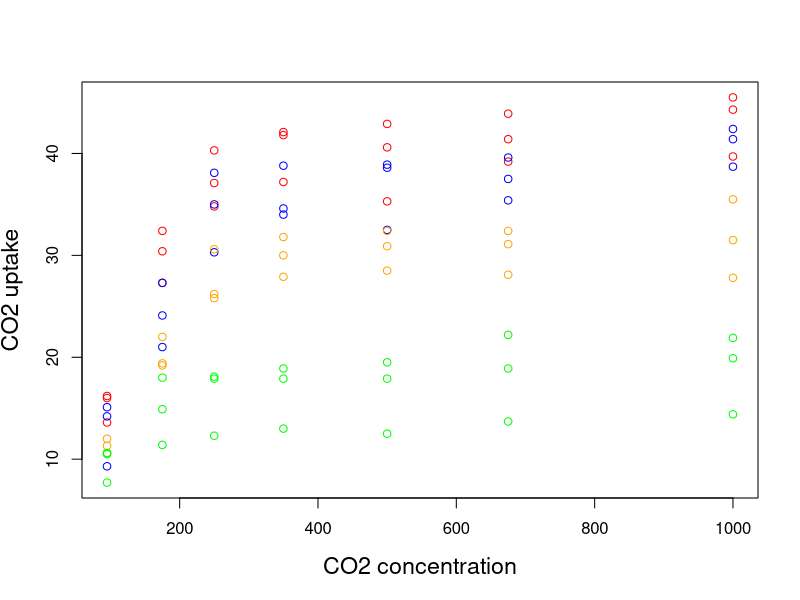
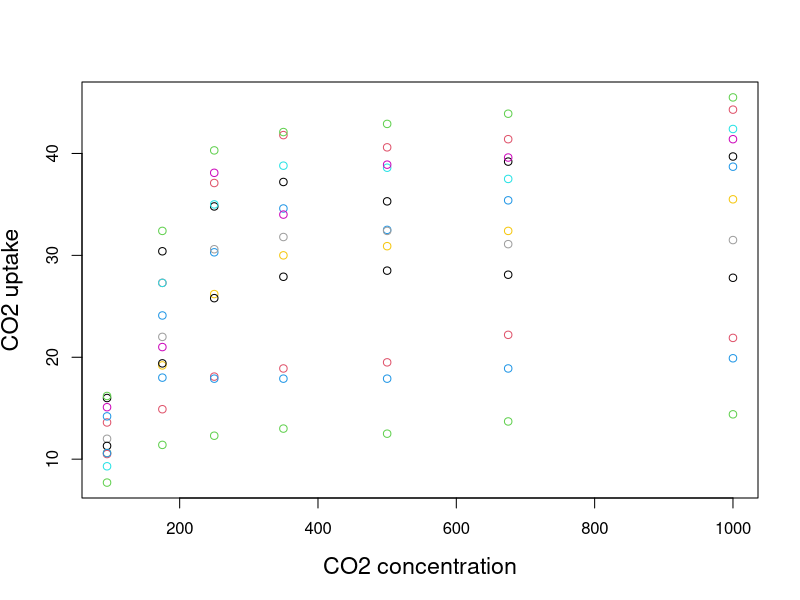
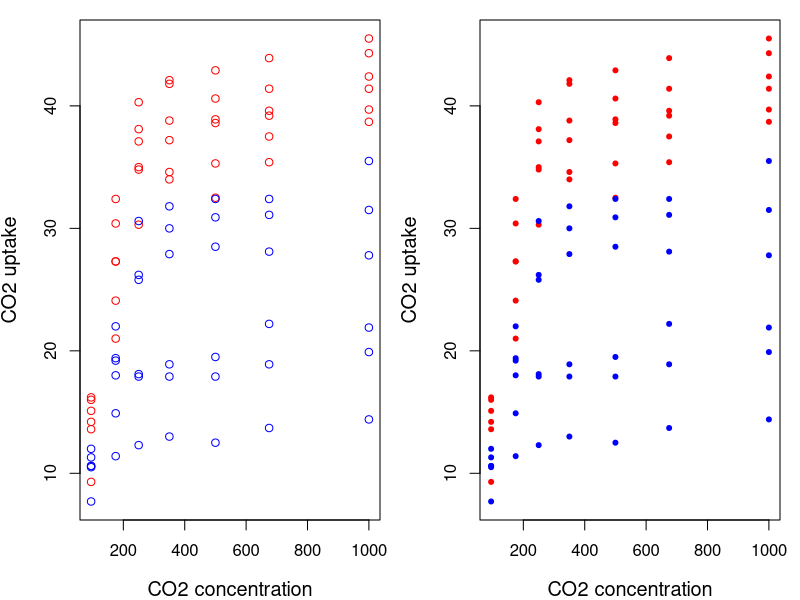

Source code (R) for these figures, in order: (Note: this script raises an error after producing the figures.)
## ---- chunk 1
knitr::opts_chunk$set(
  comment = "#",
  collapse = TRUE,
  warning = FALSE,
  message = FALSE, 
  fig.width=6, fig.height=6,
  fig.align = 'center'
)
## ---- chunk 2
plot(x=CO2$conc, y=CO2$uptake, type="n", cex.lab=1.4, xlab="CO2 concentration", ylab="CO2 uptake") # Type "n" tells R to not actually plot the points.

for (i in 1:length(CO2[,1])) {
  if (CO2$Type[i] == "Quebec" & CO2$Treatment[i] == "nonchilled") {
    points(CO2$conc[i], CO2$uptake[i], col = "red")
  }
  if (CO2$Type[i] == "Quebec" & CO2$Treatment[i] == "chilled") {
    points(CO2$conc[i], CO2$uptake[i], col = "blue")
  }
  if (CO2$Type[i] == "Mississippi" & CO2$Treatment[i] == "nonchilled") {
    points(CO2$conc[i], CO2$uptake[i], col = "orange")
  }
  if (CO2$Type[i] == "Mississippi" & CO2$Treatment[i] == "chilled") {
    points(CO2$conc[i], CO2$uptake[i], col = "green")
  }
}
## ---- chunk 3
plot(x = CO2$conc, y = CO2$uptake, type = "n", cex.lab = 1.4, 
     xlab = "CO2 concentration", ylab = "CO2 uptake") 

plants <- unique(CO2$Plant)

for (i in 1:nrow(CO2)){
  for (p in 1:length(plants)) { 
    if (CO2$Plant[i] == plants[p]) {
      points(CO2$conc[i], CO2$uptake[i], col = p)
    }
  }
}

## ---- chunk 4
operations <- function(number1, number2, number3) {
  result <- (number1 + number2) * number3
  print(result)
}

operations(1, 2, 3)
## ---- chunk 5
print_animal <- function(animal) {
  if (animal == "dog") {
    print("woof")
  } else if (animal == "cat") {
    print("meow")
  }
}
## ---- chunk 6
Scruffy <- "dog"
Paws <- "cat"

print_animal(Scruffy)

print_animal(Paws)
## ---- chunk 7
operations <- function(number1, number2, number3 = 3) {
  result <- (number1 + number2) * number3
  print(result)
}

operations(1, 2, 3) # is equivalent to
operations(1, 2)
operations(1, 2, 2) # we can still change the value of number3 if needed
## ---- chunk 8
plot.CO2 <- function(CO2, ...) {
  plot(x = CO2$conc, y = CO2$uptake, type = "n", ...) 
  
  for (i in 1:length(CO2[,1])){
    if (CO2$Type[i] == "Quebec") {
      points(CO2$conc[i], CO2$uptake[i], col="red", type="p", ...) 
    } else if (CO2$Type[i] == "Mississippi") {
      points(CO2$conc[i], CO2$uptake[i], col="blue", type="p", ...) 
    }
  }
}
par(mfrow=c(1,2), mar = c(4,4,1,1)) 
plot.CO2(CO2, cex.lab=1.2, xlab="CO2 concentration", ylab="CO2 uptake")
plot.CO2(CO2, cex.lab=1.2, xlab="CO2 concentration", ylab="CO2 uptake", pch=20)
## ---- chunk 9
sum2 <- function(...){
  args <- list(...)
  result <- 0
  for (i in args)  {
    result <- result + i
  }
  return (result)
}

sum2(2, 3)
sum2(2, 4, 5, 7688, 1)
## ---- chunk 10
myfun <- function(x) {
  if (x < 10) {
    0
  } else {
    10
  }
}

myfun(5)
myfun(15)
## ---- chunk 11
var1 <- 3     # var1 is defined outside our function
vartest <- function() {
  a <- 4      # 'a' is defined inside
  print(a)    # print 'a'
  print(var1) # print var1
}

a             # we cannot print 'a' as it exists only inside the function

vartest()     # calling vartest() will print a and var1 

rm(var1)      # remove var1
vartest()     # calling the function again doesn't work anymore
## ---- chunk 12
var1 <- 3     # var1 is defined outside our function
vartest <- function(var1) {
  print(var1) # print var1
}

vartest(8)    # Inside our function var1 is now our argument and takes its value

var1          # var1 still has the same value
## ---- chunk 13
a <- 3
b <- 0
if (a > 5) {  
  b <- 2
} 
a + b
## ---- chunk 14
library(data.table)
mydf = data.frame(a = rep(LETTERS, each = 1e5), 
                  b = rnorm(26*1e5))
mydt = data.table(mydf)
# We set the column that will be used as a key for the data table
setkey(mydt, a) 
## ---- chunk 15
head(mydt['F'], 3)
## ---- chunk 16
mydt[,mean(b), by=a ]
## ---- chunk 17
t1 = system.time(tl <- mydt[,mean(b), by=a])
# With tapply
t2 = system.time(t2 <- tapply(mydf$b,mydf$a,mean)) 
# With reshape2
library(reshape2)
meltdf = melt(mydf)
t3 = system.time(t3 <- dcast(meltdf, a~variable, mean))
# With plyr
library(plyr)
t4 = system.time(t4 <- ddply(mydf, . (a), summarize, mean(b))) 

my.tab.time = as.data.frame(rbind(t1,t2,t3,t4))
my.tab.time$package = c("Base","tapply","reshape2","plyr")
my.tab.time
